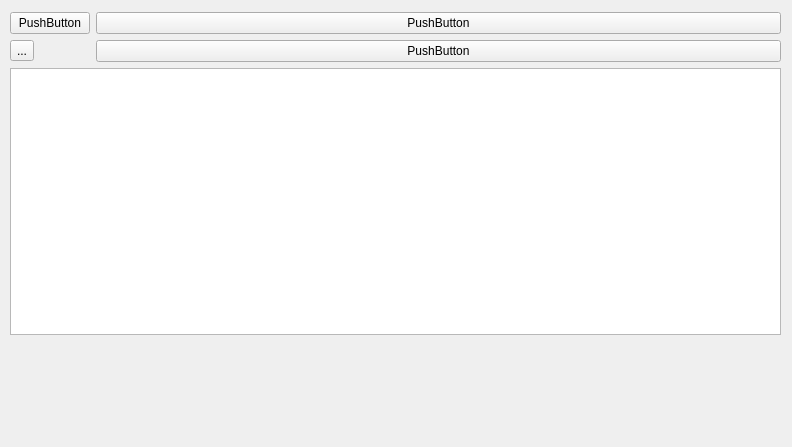
<?xml version="1.0" encoding="UTF-8"?>
<ui version="4.0">
 <class>Form</class>
 <widget class="QWidget" name="Form">
  <property name="geometry">
   <rect>
    <x>0</x>
    <y>0</y>
    <width>792</width>
    <height>447</height>
   </rect>
  </property>
  <property name="windowTitle">
   <string>Form</string>
  </property>
  <widget class="QWidget" name="gridLayoutWidget">
   <property name="geometry">
    <rect>
     <x>10</x>
     <y>12</y>
     <width>771</width>
     <height>323</height>
    </rect>
   </property>
   <layout class="QGridLayout" name="gridLayout" rowstretch="0,0,0" columnstretch="0,0,0">
    <item row="0" column="1">
     <widget class="QPushButton" name="pushButton">
      <property name="text">
       <string>PushButton</string>
      </property>
     </widget>
    </item>
    <item row="0" column="2">
     <widget class="QPushButton" name="pushButton_2">
      <property name="text">
       <string>PushButton</string>
      </property>
     </widget>
    </item>
    <item row="1" column="1">
     <widget class="QToolButton" name="toolButton">
      <property name="text">
       <string>...</string>
      </property>
     </widget>
    </item>
    <item row="1" column="2">
     <layout class="QVBoxLayout" name="verticalLayout" stretch="0">
      <property name="sizeConstraint">
       <enum>QLayout::SetNoConstraint</enum>
      </property>
      <item>
       <widget class="QPushButton" name="pushButton_3">
        <property name="text">
         <string>PushButton</string>
        </property>
       </widget>
      </item>
     </layout>
    </item>
    <item row="2" column="1" colspan="2">
     <widget class="QTableView" name="tableView"/>
    </item>
   </layout>
  </widget>
 </widget>
 <resources/>
 <connections/>
</ui>
